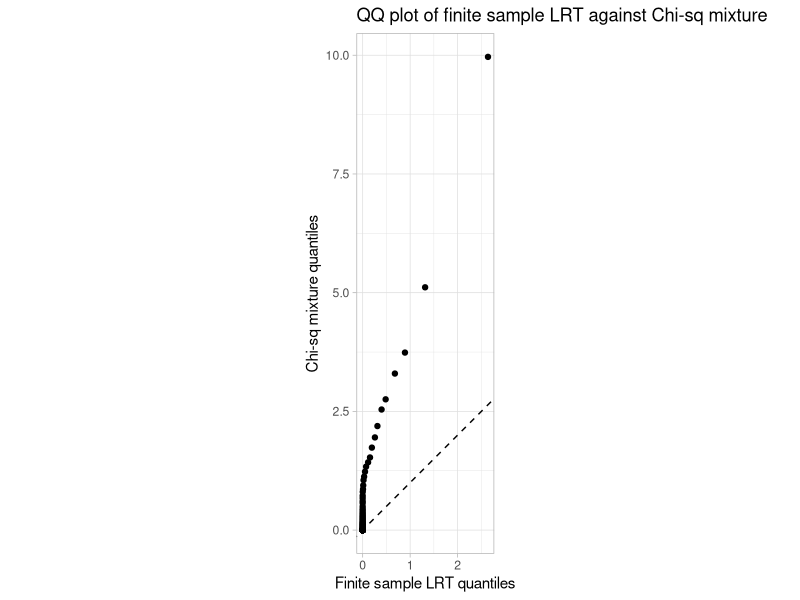

Source code (R):
## ---- chunk 1
knitr::opts_chunk$set(echo = F,warning = F, message = F, cache = F)
options(knitr.kable.NA = "")
options(digits = 4)
## ---- chunk 2
# setup
K <- 5
n <- 50
J <- n/K
lambda <- c(0, exp(seq(-12, 12, length.out = 200)))
nsim <- 1000

set.seed(7095)
ws_sq <- matrix(rchisq(nsim * K, df = 1), nrow = nsim)
sK <- rowSums(ws_sq)
XnpK <- rchisq(nsim, df = n-1-K)

lambda_max <- vector(length = nsim)
LRT <- vector(length = nsim)

for(i in 1:nsim) {
  Nn <- sapply(lambda, \(l) sum(l*J/(1+l*J) * ws_sq[i,-1]))
  Dn <- sapply(lambda, \(l) ws_sq[i,1] + sum(ws_sq[i,-1]/(1+l*J) * ws_sq[i,-1]) + XnpK[i])
  fn <- n*log(1+Nn/Dn) - K*log(1+lambda*J)
  lambda_max[i] <- lambda[which.max(fn)]
  LRT[i] <- fn[which.max(fn)]
}

# create chi^2 mixture
u <- rnorm(nsim)
chisq_mix <- u^2*as.integer(u > 0)
# draw a QQ plot of the LRT compared to the 0.5chi^2_0:0.5chi^2_1 mixture
library(ggplot2)

  ggplot(mapping = aes(x = quantile(LRT, seq(0, 1, 0.01)), 
                       y = quantile(chisq_mix, seq(0, 1, 0.01)))) + 
    geom_point() +
    geom_abline(aes(slope = 1, intercept = 0), linetype = 2) +
    labs(x = paste("Finite sample LRT quantiles"), 
         y = paste("Chi-sq mixture quantiles"),
         title = paste("QQ plot of finite sample LRT against Chi-sq mixture")) + 
    theme_light() + coord_equal()

